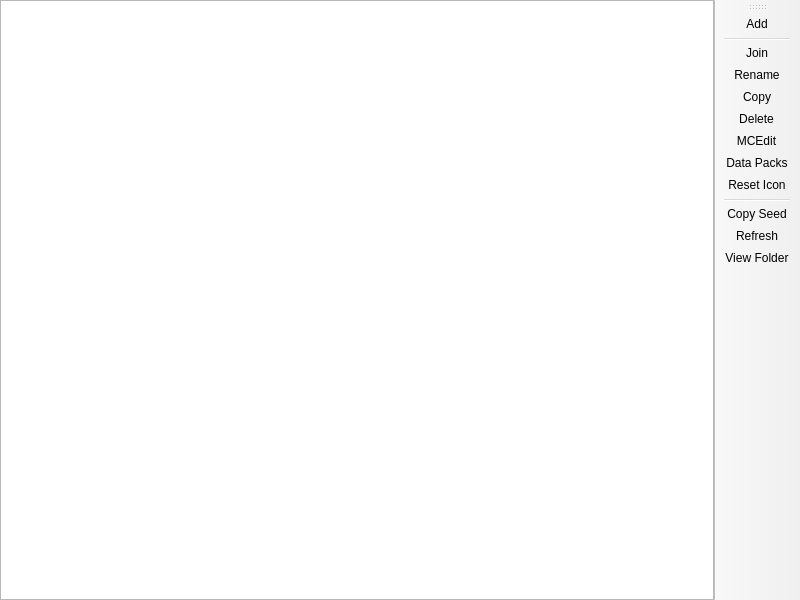
<?xml version="1.0" encoding="UTF-8"?>
<ui version="4.0">
 <class>WorldListPage</class>
 <widget class="QMainWindow" name="WorldListPage">
  <property name="geometry">
   <rect>
    <x>0</x>
    <y>0</y>
    <width>800</width>
    <height>600</height>
   </rect>
  </property>
  <widget class="QWidget" name="centralwidget">
   <layout class="QHBoxLayout" name="horizontalLayout">
    <property name="leftMargin">
     <number>0</number>
    </property>
    <property name="topMargin">
     <number>0</number>
    </property>
    <property name="rightMargin">
     <number>0</number>
    </property>
    <property name="bottomMargin">
     <number>0</number>
    </property>
    <item>
     <widget class="QTreeView" name="worldTreeView">
      <property name="sizePolicy">
       <sizepolicy hsizetype="Expanding" vsizetype="Expanding">
        <horstretch>0</horstretch>
        <verstretch>0</verstretch>
       </sizepolicy>
      </property>
      <property name="acceptDrops">
       <bool>true</bool>
      </property>
      <property name="dragDropMode">
       <enum>QAbstractItemView::DragDrop</enum>
      </property>
      <property name="alternatingRowColors">
       <bool>true</bool>
      </property>
      <property name="rootIsDecorated">
       <bool>false</bool>
      </property>
      <property name="itemsExpandable">
       <bool>false</bool>
      </property>
      <property name="sortingEnabled">
       <bool>true</bool>
      </property>
      <property name="allColumnsShowFocus">
       <bool>true</bool>
      </property>
         <property name="verticalScrollMode">
             <enum>QAbstractItemView::ScrollPerPixel</enum>
         </property>
      <attribute name="headerStretchLastSection">
       <bool>false</bool>
      </attribute>
     </widget>
    </item>
   </layout>
  </widget>
  <widget class="WideBar" name="toolBar">
   <property name="windowTitle">
    <string>Actions</string>
   </property>
   <property name="allowedAreas">
    <set>Qt::LeftToolBarArea|Qt::RightToolBarArea</set>
   </property>
   <property name="toolButtonStyle">
    <enum>Qt::ToolButtonTextOnly</enum>
   </property>
   <property name="floatable">
    <bool>false</bool>
   </property>
   <attribute name="toolBarArea">
    <enum>RightToolBarArea</enum>
   </attribute>
   <attribute name="toolBarBreak">
    <bool>false</bool>
   </attribute>
   <addaction name="actionAdd"/>
   <addaction name="separator"/>
   <addaction name="actionJoin"/>
   <addaction name="actionRename"/>
   <addaction name="actionCopy"/>
   <addaction name="actionRemove"/>
   <addaction name="actionMCEdit"/>
      <addaction name="actionData_Packs"/>
   <addaction name="actionReset_Icon"/>
   <addaction name="separator"/>
   <addaction name="actionCopy_Seed"/>
   <addaction name="actionRefresh"/>
   <addaction name="actionView_Folder"/>
  </widget>
  <action name="actionAdd">
   <property name="text">
    <string>Add</string>
   </property>
  </action>
  <action name="actionJoin">
   <property name="text">
    <string>Join</string>
   </property>
  </action>
  <action name="actionRename">
   <property name="text">
    <string>Rename</string>
   </property>
  </action>
  <action name="actionCopy">
   <property name="text">
    <string>Copy</string>
   </property>
  </action>
  <action name="actionRemove">
   <property name="text">
    <string>Delete</string>
   </property>
  </action>
  <action name="actionMCEdit">
   <property name="text">
    <string>MCEdit</string>
   </property>
  </action>
  <action name="actionCopy_Seed">
   <property name="text">
    <string>Copy Seed</string>
   </property>
  </action>
  <action name="actionRefresh">
   <property name="text">
    <string>Refresh</string>
   </property>
  </action>
  <action name="actionView_Folder">
   <property name="text">
    <string>View Folder</string>
   </property>
  </action>
  <action name="actionReset_Icon">
   <property name="text">
    <string>Reset Icon</string>
   </property>
   <property name="toolTip">
    <string>Remove world icon to make the game re-generate it on next load.</string>
   </property>
  </action>
     <action name="actionData_Packs">
   <property name="text">
       <string>Data Packs</string>
   </property>
   <property name="toolTip">
       <string>Manage data packs inside the world.</string>
   </property>
  </action>
 </widget>
 <customwidgets>
  <customwidget>
   <class>WideBar</class>
   <extends>QToolBar</extends>
   <header>ui/widgets/WideBar.h</header>
  </customwidget>
 </customwidgets>
 <resources/>
 <connections/>
</ui>
